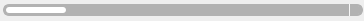
<?xml version="1.0" encoding="UTF-8"?>
<ui version="4.0">
 <class>TransferProgressBar</class>
 <widget class="QWidget" name="TransferProgressBar">
  <property name="geometry">
   <rect>
    <x>0</x>
    <y>0</y>
    <width>364</width>
    <height>21</height>
   </rect>
  </property>
  <property name="windowTitle">
   <string/>
  </property>
  <property name="styleSheet">
   <string notr="true">#wProgress
{
	background-color: white;
	border-radius: 3px;
}

#wBackground
{
	margin-top: 0px;
	margin-bottom: 0px;
	margin-right: 0px;
	margin-left: 0px;
	border-radius: 4px;
	background-color: rgb(178, 178, 178);
}</string>
  </property>
  <widget class="QWidget" name="wProgress" native="true">
   <property name="geometry">
    <rect>
     <x>6</x>
     <y>7</y>
     <width>60</width>
     <height>6</height>
    </rect>
   </property>
   <property name="minimumSize">
    <size>
     <width>0</width>
     <height>6</height>
    </size>
   </property>
   <property name="maximumSize">
    <size>
     <width>16777215</width>
     <height>6</height>
    </size>
   </property>
  </widget>
  <widget class="QWidget" name="wBackground" native="true">
   <property name="geometry">
    <rect>
     <x>4</x>
     <y>6</y>
     <width>358</width>
     <height>8</height>
    </rect>
   </property>
   <property name="minimumSize">
    <size>
     <width>358</width>
     <height>8</height>
    </size>
   </property>
   <property name="maximumSize">
    <size>
     <width>358</width>
     <height>8</height>
    </size>
   </property>
  </widget>
  <widget class="QPushButton" name="bCancel">
   <property name="geometry">
    <rect>
     <x>349</x>
     <y>4</y>
     <width>12</width>
     <height>12</height>
    </rect>
   </property>
   <property name="minimumSize">
    <size>
     <width>12</width>
     <height>12</height>
    </size>
   </property>
   <property name="maximumSize">
    <size>
     <width>12</width>
     <height>12</height>
    </size>
   </property>
   <property name="styleSheet">
    <string notr="true">border: none;
border-left: 1px solid #F7F7F7;
background-color: none;</string>
   </property>
   <property name="text">
    <string/>
   </property>
   <property name="icon">
    <iconset resource="Resources.qrc">
     <normaloff>:/images/tray_cancel_ico.png</normaloff>:/images/tray_cancel_ico.png</iconset>
   </property>
  </widget>
  <widget class="QPushButton" name="lProgress">
   <property name="geometry">
    <rect>
     <x>3</x>
     <y>4</y>
     <width>360</width>
     <height>12</height>
    </rect>
   </property>
   <property name="sizePolicy">
    <sizepolicy hsizetype="Fixed" vsizetype="Fixed">
     <horstretch>0</horstretch>
     <verstretch>0</verstretch>
    </sizepolicy>
   </property>
   <property name="minimumSize">
    <size>
     <width>360</width>
     <height>12</height>
    </size>
   </property>
   <property name="maximumSize">
    <size>
     <width>360</width>
     <height>10</height>
    </size>
   </property>
   <property name="styleSheet">
    <string notr="true">border-radius: 6px;
border: 2px solid rgb(178, 178, 178);;
</string>
   </property>
   <property name="text">
    <string/>
   </property>
   <property name="iconSize">
    <size>
     <width>364</width>
     <height>16</height>
    </size>
   </property>
  </widget>
  <zorder>lProgress</zorder>
  <zorder>wBackground</zorder>
  <zorder>bCancel</zorder>
  <zorder>wProgress</zorder>
 </widget>
 <resources>
  <include location="Resources.qrc"/>
 </resources>
 <connections/>
</ui>
